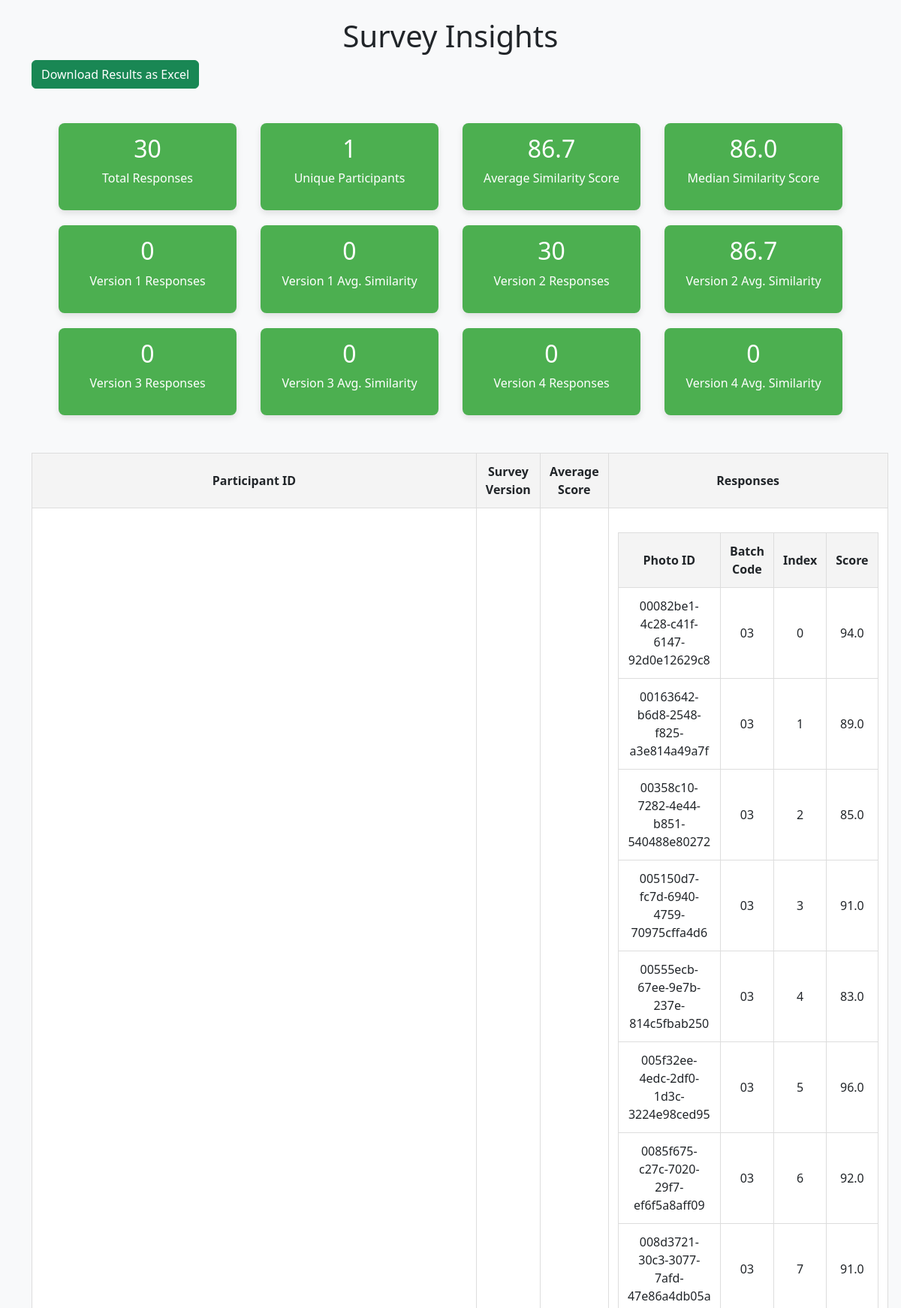
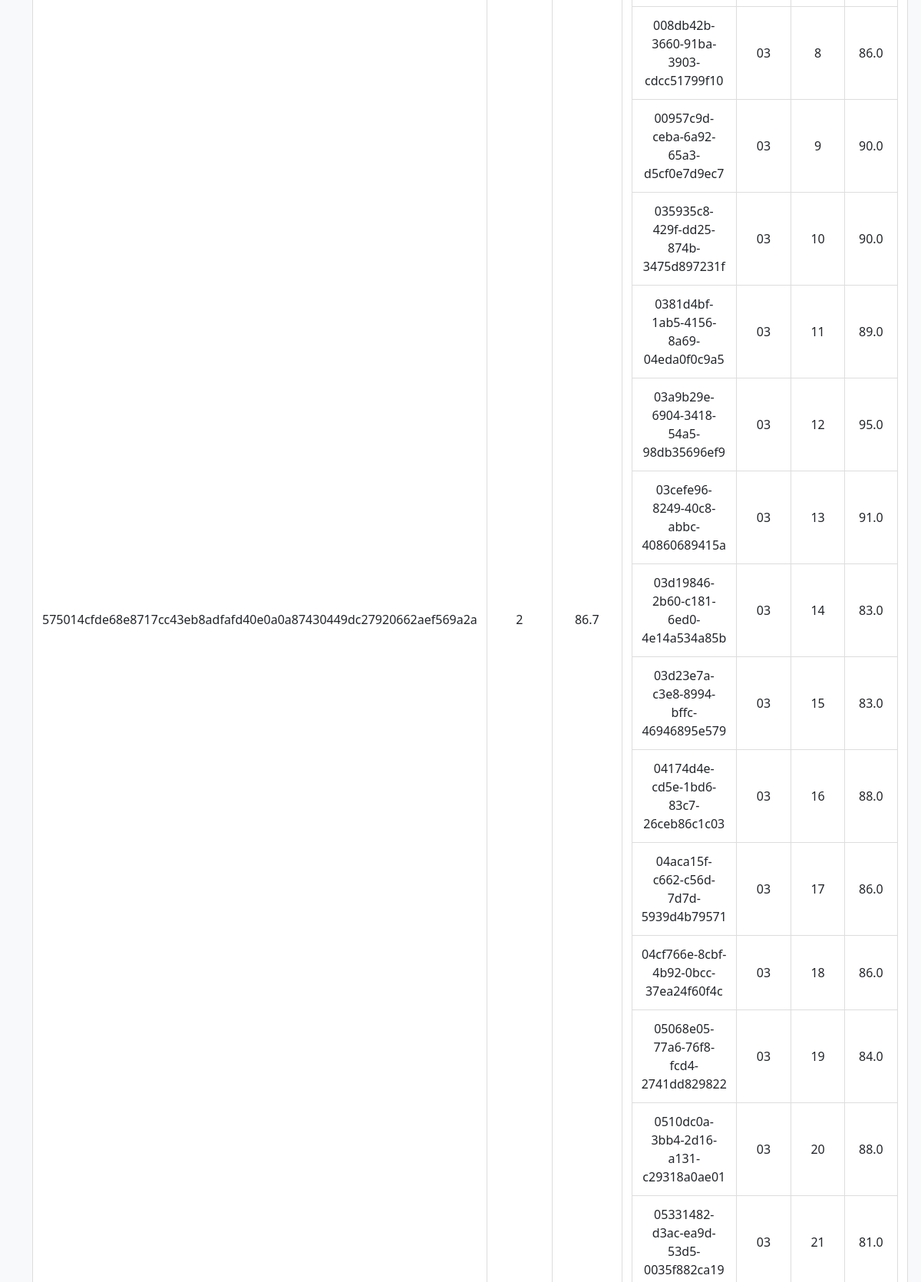
Screenshot of /results (signed in, upper part) with the database file from the repository (2 pictures, top to bottom).
### app.py (models this page shows)
class Response(db.Model):
    id = db.Column(db.Integer, primary_key=True)
    participant_id = db.Column(db.String(100), nullable=False)
    consent_id = db.Column(db.String(100), nullable=False)
    version = db.Column(db.Integer, nullable=False)
    image_index = db.Column(db.Integer, nullable=False)
    similarity_score = db.Column(db.Float, nullable=False)
    completed = db.Column(db.Boolean, default=False, nullable=False)
    batch_code = db.Column(db.String(6), nullable=False)  # Assumes you store this info
    photo_id = db.Column(db.String(100), nullable=False)  # New column for photo ID
    completion_code = db.Column(
        db.String(10), nullable=True
    )  # New column for completion code

### app.py (the view, shortened to what this page needs)
@app.route("/results", methods=["GET", "POST"])
def results():
    responses = Response.query.filter_by(completed=True).all()
    participants = set(response.participant_id for response in responses)
    total_responses = len(responses)
    unique_participants = len(participants)
    similarity_scores = [response.similarity_score for response in responses]
    average_similarity = sum(similarity_scores) / len(similarity_scores)
    from statistics import median
    median_similarity = median(similarity_scores)
    version_counts = {i: 0 for i in range(1, 11)}  # Defaults to 0 for 1-10
    version_average_similarity = {i: [] for i in range(1, 11)}
    for response in responses:
        version_counts[response.version] += 1
        version_average_similarity[response.version].append(response.similarity_score)
    for version in version_average_similarity:
        scores = version_average_similarity[version]
        version_average_similarity[version] = sum(scores) / len(scores) if scores else 0
    participant_data = []
    for participant in participants:
        participant_responses = [
            r for r in responses if r.participant_id == participant
        ]
        avg_score = sum(r.similarity_score for r in participant_responses) / len(
            participant_responses
        )
        participant_data.append(
            {
                "id": participant,
                "version": (
                    participant_responses[0].version if participant_responses else None
                ),
                "average_score": avg_score,
                "responses": participant_responses,  # Include all responses from this participant
            }
        )
    return render_template(
        "results.html",
        total_responses=total_responses,
        total_participants=unique_participants,
        average_similarity=average_similarity,
        median_similarity=median_similarity,
        version_counts=version_counts,
        version_average_similarity=version_average_similarity,
        participant_data=participant_data,
    )

### templates/results.html (shortened to what this page needs)
<!DOCTYPE html>
<html lang="en">
<head>
    <link href="https://cdn.jsdelivr.net/npm/bootstrap@5.3.3/dist/css/bootstrap.min.css" rel="stylesheet">
</head>
<body class="bg-light">
    <div class="container my-4">
        <h1 class="text-center">Survey Insights</h1>
        <a href="/download_results" class="btn btn-success mb-3">Download Results as Excel</a>
        <div class="dashboard">
            <div class="dashboard_item">
                <h2>{{ total_responses }}</h2>
                <p>Total Responses</p>
            </div>
            <div class="dashboard_item">
                <h2>{{ total_participants }}</h2>
                <p>Unique Participants</p>
            </div>
            <div class="dashboard_item" title="Average Similarity Score across all responses">
                <h2>{{ average_similarity }}</h2>
                <p>Average Similarity Score</p>
            </div>
            <div class="dashboard_item" title="Median Similarity Score across all responses">
                <h2>{{ median_similarity }}</h2>
                <p>Median Similarity Score</p>
            </div>
            {% for i in range(1, 5) %}
            <div class="dashboard_item">
                <h2>{{ version_counts[i] }}</h2>
                <p>Version {{ i }} Responses</p>
            </div>
            <div class="dashboard_item" title="Average Similarity for Version {{ i }}">
                <h2>{{ version_average_similarity[i] }}</h2>
                <p>Version {{ i }} Avg. Similarity</p>
            </div>
            {% endfor %}
        </div>
        <table>
            <thead>
                <tr>
                    <th>Participant ID</th>
                    <th>Survey Version</th>
                    <th>Average Score</th>
                    <th>Responses</th>
                </tr>
            </thead>
            <tbody>
                {% for participant in participant_data %}
                <tr>
                    <td>{{ participant.id }}</td>
                    <td>{{ participant.version }}</td>
                    <td>{{ participant.average_score }}</td>
                    <td>
                        <table>
                            <thead>
                                <tr>
                                    <th>Photo ID</th>
                                    <th>Batch Code</th>
                                    <th>Index</th>
                                    <th>Score</th>
                                </tr>
                            </thead>
                            <tbody>
                                {% for response in participant.responses %}
                                <tr>
                                    <td>{{ response.photo_id }}</td>
                                    <td>{{ response.batch_code }}</td>
                                    <td>{{ response.image_index }}</td>
                                    <td>{{ response.similarity_score }}</td>
                                </tr>
                                {% endfor %}
                            </tbody>
                        </table>
                    </td>
                </tr>
                {% endfor %}
            </tbody>
        </table>
    </div>
</body>
</html>

### templates/results.html (style rules this page uses)
body { background-color: #f9f9f9; }
.dashboard { display: flex; justify-content: space-around; flex-wrap: wrap; padding: 20px; }
.dashboard_item { width: 22%; padding: 15px; background-color: #4CAF50; color: #fff; text-align: center; border-radius: 8px; margin: 10px; box-shadow: 0 4px 8px rgba(0, 0, 0, 0.1); }
table { width: 90%; margin: 20px auto; border-collapse: collapse; background-color: #fff; }
th, td { border: 1px solid #ddd; padding: 12px; text-align: center; }
th { background-color: #f4f4f4; font-weight: bold; }

### rows the page displays
Response: image_index "0", i "1", id "575014cfde68e8717cc43eb8adfafd40e0a0a87430449dc27920662aef569a2a", version "2", average_score "86.7", photo_id "00082be1-4c28-c41f-6147-92d0e12629c8", batch_code "03", similarity_score "94.0"
Response: photo_id "00163642-b6d8-2548-f825-a3e814a49a7f", batch_code "03", image_index "1", similarity_score "89.0"
Response: photo_id "00358c10-7282-4e44-b851-540488e80272", batch_code "03", image_index "2", similarity_score "85.0"
Response: photo_id "005150d7-fc7d-6940-4759-70975cffa4d6", batch_code "03", image_index "3", similarity_score "91.0"
Response: photo_id "00555ecb-67ee-9e7b-237e-814c5fbab250", batch_code "03", image_index "4", similarity_score "83.0"
Response: photo_id "005f32ee-4edc-2df0-1d3c-3224e98ced95", batch_code "03", image_index "5", similarity_score "96.0"
Response: photo_id "0085f675-c27c-7020-29f7-ef6f5a8aff09", batch_code "03", image_index "6", similarity_score "92.0"
Response: photo_id "008d3721-30c3-3077-7afd-47e86a4db05a", batch_code "03", image_index "7", similarity_score "91.0"
Response: photo_id "008db42b-3660-91ba-3903-cdcc51799f10", batch_code "03", image_index "8", similarity_score "86.0"
Response: photo_id "00957c9d-ceba-6a92-65a3-d5cf0e7d9ec7", batch_code "03", image_index "9", similarity_score "90.0"
Response: photo_id "035935c8-429f-dd25-874b-3475d897231f", batch_code "03", image_index "10", similarity_score "90.0"
Response: photo_id "0381d4bf-1ab5-4156-8a69-04eda0f0c9a5", batch_code "03", image_index "11", similarity_score "89.0"
Response: photo_id "03a9b29e-6904-3418-54a5-98db35696ef9", batch_code "03", image_index "12", similarity_score "95.0"
Response: photo_id "03cefe96-8249-40c8-abbc-40860689415a", batch_code "03", image_index "13", similarity_score "91.0"
Response: photo_id "03d19846-2b60-c181-6ed0-4e14a534a85b", batch_code "03", image_index "14", similarity_score "83.0"
Response: photo_id "03d23e7a-c3e8-8994-bffc-46946895e579", batch_code "03", image_index "15", similarity_score "83.0"
Response: photo_id "04174d4e-cd5e-1bd6-83c7-26ceb86c1c03", batch_code "03", image_index "16", similarity_score "88.0"
Response: photo_id "04aca15f-c662-c56d-7d7d-5939d4b79571", batch_code "03", image_index "17", similarity_score "86.0"
Response: photo_id "04cf766e-8cbf-4b92-0bcc-37ea24f60f4c", batch_code "03", image_index "18", similarity_score "86.0"
Response: photo_id "05068e05-77a6-76f8-fcd4-2741dd829822", batch_code "03", image_index "19", similarity_score "84.0"
Response: photo_id "0510dc0a-3bb4-2d16-a131-c29318a0ae01", batch_code "03", image_index "20", similarity_score "88.0"
Response: photo_id "05331482-d3ac-ea9d-53d5-0035f882ca19", batch_code "03", image_index "21", similarity_score "81.0"

### other values shown
{{ total_responses }} "30"
{{ total_participants }} "1"
{{ average_similarity }} "86.7"
{{ median_similarity }} "86.0"
{{ version_counts[i] }} "30" "0" "0"
{{ i }} "2" "3" "4"
{{ version_average_similarity[i] }} "86.7" "0" "0"
